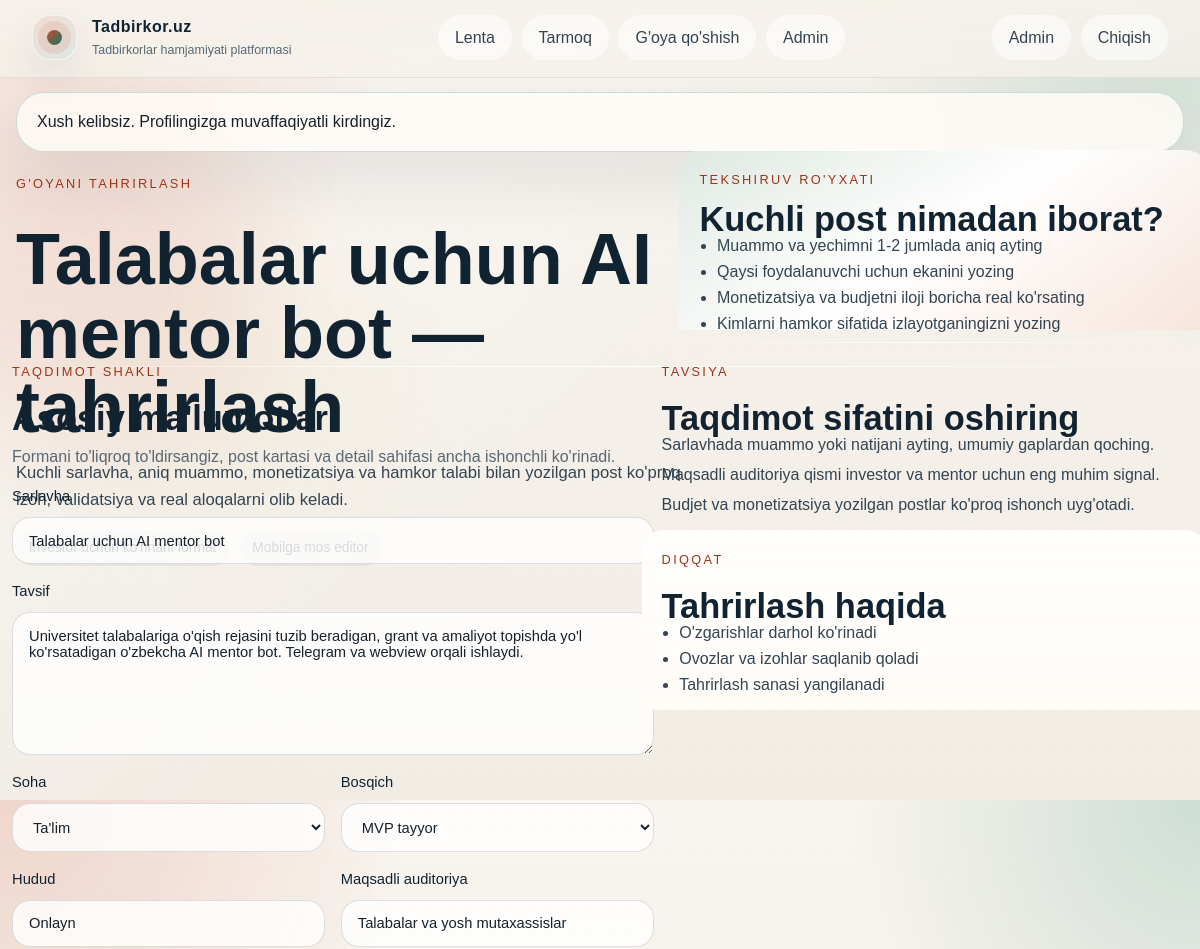
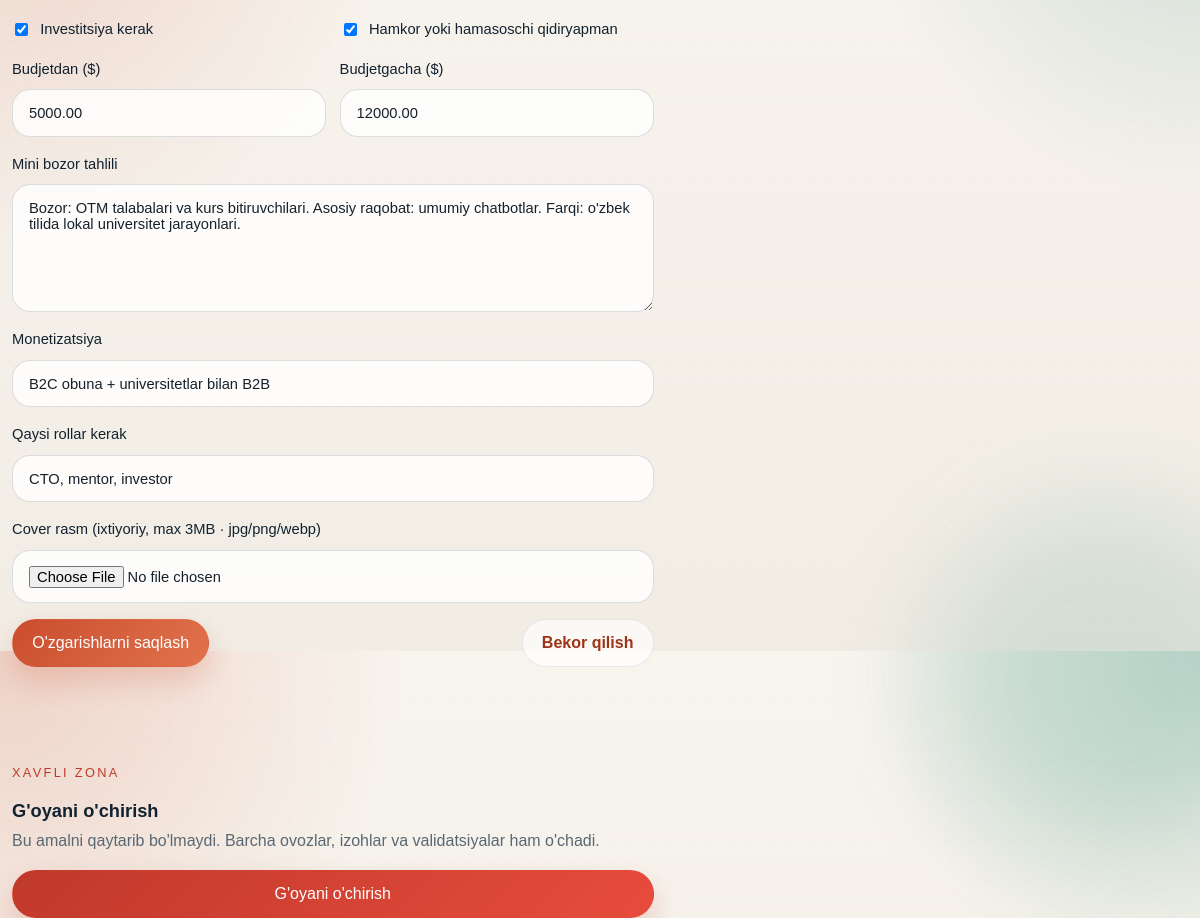
The page /?page=edit&id=1 (signed in) on the database its author committed (2 pictures, top to bottom).
### tables this page shows
CREATE TABLE `users` (
  `id` int(10) UNSIGNED NOT NULL,
  `name` varchar(120) NOT NULL,
  `email` varchar(190) NOT NULL,
  `password_hash` varchar(255) NOT NULL,
  `role` enum('founder','investor','mentor','admin') NOT NULL DEFAULT 'founder',
  `bio` text DEFAULT NULL,
  `location` varchar(120) DEFAULT NULL,
  `expertise` varchar(180) DEFAULT NULL,
  `contact_link` varchar(255) DEFAULT NULL,
  `collaboration_status` enum('available','selective','busy') NOT NULL DEFAULT 'available',
  `created_at` datetime NOT NULL,
  `last_seen` datetime DEFAULT NULL
);

CREATE TABLE `ideas` (
  `id` int(10) UNSIGNED NOT NULL,
  `user_id` int(10) UNSIGNED NOT NULL,
  `title` varchar(140) NOT NULL,
  `description` text NOT NULL,
  `sector` varchar(120) NOT NULL,
  `stage` enum('idea','mvp','business') NOT NULL DEFAULT 'idea',
  `location` varchar(120) DEFAULT NULL,
  `investment_needed` tinyint(1) NOT NULL DEFAULT 0,
  `budget_from` decimal(12,2) DEFAULT NULL,
  `budget_to` decimal(12,2) DEFAULT NULL,
  `target_audience` varchar(255) DEFAULT NULL,
  `market_note` text DEFAULT NULL,
  `monetization` varchar(255) DEFAULT NULL,
  `collaboration_open` tinyint(1) NOT NULL DEFAULT 0,
  `seeking_roles` varchar(255) DEFAULT NULL,
  `status` enum('published','archived') NOT NULL DEFAULT 'published',
  `created_at` datetime NOT NULL,
  `updated_at` datetime NOT NULL
);

### app/views/idea-form.php (the view, shortened to what the rows shown need)
<?php
$isEdit = isset($idea);
$editId = $isEdit ? (int) $idea['id'] : 0;
function fval(string $key, $idea, string $default = ''): string {
    $fromOld = old($key);
    if ($idea !== null && isset($idea[$key])) return (string) $idea[$key];
    return $default;
}
function fcheck(string $key, $idea): bool {
    $fromOld = old($key);
    return !empty($idea[$key]);
}
?>
<section class="hero hero--editor">
    <div class="hero__content">
        <p class="eyebrow"><?= $isEdit ? 'G\'oyani tahrirlash' : 'Yangi post' ?></p>
        <h1><?= $isEdit ? e($idea['title']) . ' — tahrirlash' : 'Biznes g\'oyangizni ishonchli ko\'rinishda chiqaring.' ?></h1>
        <p class="hero__lead">
            Kuchli sarlavha, aniq muammo, monetizatsiya va hamkor talabi bilan yozilgan post ko'proq
            izoh, validatsiya va real aloqalarni olib keladi.
        </p>
        <div class="hero__trust">
            <span class="trust-pill">Investor uchun ko'rinarli format</span>
            <span class="trust-pill">Mobilga mos editor</span>
        </div>
    </div>
    <div class="hero__panel">
        <article class="panel panel--gradient">
            <p class="eyebrow">Tekshiruv ro'yxati</p>
            <h2>Kuchli post nimadan iborat?</h2>
            <ul class="feature-list feature-list--tight">
                <li>Muammo va yechimni 1-2 jumlada aniq ayting</li>
                <li>Qaysi foydalanuvchi uchun ekanini yozing</li>
                <li>Monetizatsiya va budjetni iloji boricha real ko'rsating</li>
                <li>Kimlarni hamkor sifatida izlayotganingizni yozing</li>
            </ul>
        </article>
    </div>
</section>
<section class="detail-grid">
    <form method="post" enctype="multipart/form-data" class="panel panel-form" <?= !$isEdit ? 'data-draft-key="idea-form"' : '' ?>>
        <div class="section-copy">
            <p class="eyebrow">Taqdimot shakli</p>
            <h2>Asosiy ma'lumotlar</h2>
            <p>Formani to'liqroq to'ldirsangiz, post kartasi va detail sahifasi ancha ishonchli ko'rinadi.</p>
        </div>
        <div class="form-grid">
            <label class="form-span">
                <span>Sarlavha</span>
                <input type="text" name="title" value="<?= e(fval('title', $idea ?? null)) ?>" placeholder="Masalan: AI asosidagi fermer yordamchisi" required>
            </label>
            <label class="form-span">
                <span>Tavsif</span>
                <textarea name="description" rows="7" placeholder="Muammo, yechim va qiymat taklifini qisqa yozing" required><?= e(fval('description', $idea ?? null)) ?></textarea>
            </label>
            <label>
                <span>Soha</span>
                <select name="sector" required>
                    <?php foreach ($sectors as $sector): ?>
                        <option value="<?= e($sector) ?>" <?= fval('sector', $idea ?? null) === $sector ? 'selected' : '' ?>><?= e($sector) ?></option>
                    <?php endforeach; ?>
                </select>
            </label>
            <label>
                <span>Bosqich</span>
                <select name="stage" required>
                    <?php foreach ($stages as $stage): ?>
                        <option value="<?= e($stage) ?>" <?= fval('stage', $idea ?? null, 'idea') === $stage ? 'selected' : '' ?>><?= e(stage_label($stage)) ?></option>
                    <?php endforeach; ?>
                </select>
            </label>
            <label>
                <span>Hudud</span>
                <input type="text" name="location" value="<?= e(fval('location', $idea ?? null)) ?>" placeholder="Toshkent, Samarqand, onlayn">
            </label>
            <label>
                <span>Maqsadli auditoriya</span>
                <input type="text" name="target_audience" value="<?= e(fval('target_audience', $idea ?? null)) ?>" placeholder="Kim uchun bu mahsulot kerak?">
            </label>
            <label class="checkbox-field">
                <input type="checkbox" name="investment_needed" value="1" <?= fcheck('investment_needed', $idea ?? null) ? 'checked' : '' ?>>
                <span>Investitsiya kerak</span>
            </label>
            <label class="checkbox-field">
                <input type="checkbox" name="collaboration_open" value="1" <?= fcheck('collaboration_open', $idea ?? null) ? 'checked' : '' ?>>
                <span>Hamkor yoki hamasoschi qidiryapman</span>
            </label>
            <div class="inline-grid form-span">
                <label>
                    <span>Budjetdan ($)</span>
                    <input type="number" name="budget_from" min="0" step="100" value="<?= e(fval('budget_from', $idea ?? null)) ?>" placeholder="5000">
                </label>
                <label>
                    <span>Budjetgacha ($)</span>
                    <input type="number" name="budget_to" min="0" step="100" value="<?= e(fval('budget_to', $idea ?? null)) ?>" placeholder="15000">
                </label>
            </div>
            <label class="form-span">
                <span>Mini bozor tahlili</span>
                <textarea name="market_note" rows="4" placeholder="Bozor hajmi, og'riq nuqtasi, raqobatchilar yoki segmentlar haqida qisqa yozing"><?= e(fval('market_note', $idea ?? null)) ?></textarea>
            </label>
            <label class="form-span">
                <span>Monetizatsiya</span>
                <input type="text" name="monetization" value="<?= e(fval('monetization', $idea ?? null)) ?>" placeholder="Obuna, komissiya, B2B litsenziya va h.k.">
            </label>
            <label class="form-span">
                <span>Qaysi rollar kerak</span>
                <input type="text" name="seeking_roles" value="<?= e(fval('seeking_roles', $idea ?? null)) ?>" placeholder="Masalan: texnik rahbar, marketolog, mentor, investor">
            </label>
            <label class="form-span">
                <span>Cover rasm (ixtiyoriy, max 3MB · jpg/png/webp)</span>
                <input type="file" name="cover_image" accept="image/jpeg,image/png,image/webp,image/gif">
            </label>
        </div>
        <div class="form-actions">
            <button class="btn btn--primary" type="submit">
                <?= $isEdit ? 'O\'zgarishlarni saqlash' : 'Lentaga joylash' ?>
            </button>
            <?php if ($isEdit): ?>
                <a href="/?page=idea&id=<?= $editId ?>" class="btn btn--ghost">Bekor qilish</a>
            <?php else: ?>
                <small>Draft brauzerda saqlanadi. Internet sust bo'lsa ham yozganingiz yo'qolmaydi.</small>
            <?php endif; ?>
        </div>
        <?php if ($isEdit): ?>
            <div class="section-copy">
                <p class="eyebrow" style="color: var(--color-danger, #c0392b)">Xavfli zona</p>
                <h3>G'oyani o'chirish</h3>
                <p>Bu amalni qaytarib bo'lmaydi. Barcha ovozlar, izohlar va validatsiyalar ham o'chadi.</p>
            </div>
            <form method="post" onsubmit="return confirm('G\'oyani o\'chirishni tasdiqlaysizmi? Bu amalni qaytarib bo\'lmaydi.')">
                <button class="btn btn--danger" type="submit">G'oyani o'chirish</button>
            </form>
        <?php endif; ?>
    </form>
    <aside class="stack-panel">
        <section class="panel panel--sticky">
            <div class="section-copy">
                <p class="eyebrow">Tavsiya</p>
                <h2>Taqdimot sifatini oshiring</h2>
            </div>
            <ul class="info-list">
                <li>Sarlavhada muammo yoki natijani ayting, umumiy gaplardan qoching.</li>
                <li>Maqsadli auditoriya qismi investor va mentor uchun eng muhim signal.</li>
                <li>Budjet va monetizatsiya yozilgan postlar ko'proq ishonch uyg'otadi.</li>
            </ul>
        </section>
        <section class="panel panel--muted">
            <div class="section-copy">
                <p class="eyebrow"><?= $isEdit ? 'Diqqat' : 'Natija' ?></p>
                <h2><?= $isEdit ? 'Tahrirlash haqida' : 'Joylangandan keyin' ?></h2>
            </div>
            <ul class="feature-list feature-list--tight">
                <?php if ($isEdit): ?>
                    <li>O'zgarishlar darhol ko'rinadi</li>
                    <li>Ovozlar va izohlar saqlanib qoladi</li>
                    <li>Tahrirlash sanasi yangilanadi</li>
                <?php else: ?>
                    <li>Post asosiy lentada paydo bo'ladi</li>
                    <li>Foydalanuvchilar yoqtirish, tanqid va izoh qoldiradi</li>
                    <li>Validatsiya signallari orqali qiziqish o'lchanadi</li>
                <?php endif; ?>
            </ul>
        </section>
    </aside>
</section>

### app/views/layout.php (shortened to what the rows shown need)
<?php
$currentUser = current_user();
$successMessage = flash('success');
$page = $page ?? 'home';
?>
<!doctype html>
<html lang="uz">
<head>
    <link rel="stylesheet" href="<?= e(asset('assets/css/app.css')) ?>">
</head>
<body class="<?= e($pageClass ?? '') ?>" data-csrf="<?= e(csrf_token()) ?>" data-db-ready="<?= $dbError === null ? '1' : '0' ?>">
    <div class="site-backdrop" aria-hidden="true"></div>
    <div class="noise-layer" aria-hidden="true"></div>
    <header class="topbar">
        <div class="topbar__inner">
            <a class="brand" href="/?page=home">
                <span class="brand__mark">
                    <span class="brand__pulse"></span>
                </span>
                <span class="brand__text">
                    <strong>Tadbirkor.uz</strong>
                    <small>Tadbirkorlar hamjamiyati platformasi</small>
                </span>
            </a>
            <nav class="topbar__nav">
                <div class="topbar__nav-group">
                    <a href="/?page=home" class="<?= $page === 'home' ? 'is-active' : '' ?>">Lenta</a>
                    <a href="/?page=network" class="<?= $page === 'network' ? 'is-active' : '' ?>">Tarmoq</a>
                    <a href="/?page=create" class="<?= $page === 'create' ? 'is-active' : '' ?>">G'oya qo'shish</a>
                    <?php if ($currentUser && $currentUser['role'] === 'admin'): ?>
                        <a href="/?page=admin" class="<?= $page === 'admin' ? 'is-active' : '' ?>">Admin</a>
                    <?php endif; ?>
                </div>
            </nav>
            <div class="topbar__auth">
                <?php if ($currentUser): ?>
                    <a class="ghost-chip <?= $page === 'profile' ? 'is-active' : '' ?>" href="/?page=profile&id=<?= (int) $currentUser['id'] ?>">
                        <?= e($currentUser['name']) ?>
                    </a>
                    <a class="btn btn--ghost" href="/?page=logout">Chiqish</a>
                <?php else: ?>
                    <a class="btn btn--ghost" href="/?page=login">Kirish</a>
                    <a class="btn btn--primary" href="/?page=register">Boshlash</a>
                <?php endif; ?>
            </div>
        </div>
    </header>
    <?php if ($successMessage): ?>
        <section class="flash flash--success"><?= e($successMessage) ?></section>
    <?php endif; ?>
    <main class="page-shell">
        <?php require $viewFile; ?>
    </main>
</body>
</html>

### rows shown on the page
users: name "Admin"
ideas: title "Talabalar uchun AI mentor bot", description "Universitet talabalariga o'qish rejasini tuzib beradigan, grant va amaliyot topishda yo'l ko'rsatadigan o'zbekcha AI mentor bot. Telegram va webview orqali ishlaydi.", location "Onlayn", target_audience "Talabalar va yosh mutaxassislar", budget_from "5000.00", budget_to "12000.00", market_note "Bozor: OTM talabalari va kurs bitiruvchilari. Asosiy raqobat: umumiy chatbotlar. Farqi: o'zbek tilida lokal universitet jarayonlari.", monetization "B2C obuna + universitetlar bilan B2B", seeking_roles "CTO, mentor, investor"

### other values the page prints
$successMessage "Xush kelibsiz. Profilingizga muvaffaqiyatli kirdingiz."
form field sector "Ta'lim"
form field stage "MVP tayyor"
